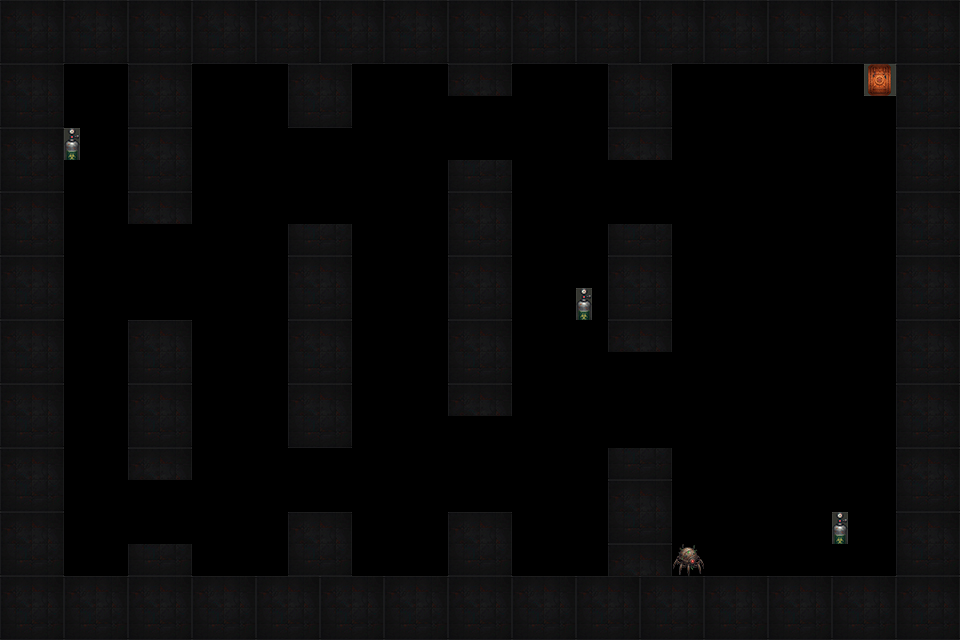

Rendered tile map (Tiled .tmx) drawn with the repository's tilesets; below, a short description and the full map source, tile grids included:
An orthogonal 30x20 tile map with 32x32 px tiles, 1 tile layer (Слой тайлов 1), 4 tilesets.

<map version="1.10" tiledversion="1.11.2" orientation="orthogonal" renderorder="right-down" width="30" height="20" tilewidth="32" tileheight="32" infinite="0" nextlayerid="4" nextobjectid="1">
 <tileset firstgid="1" source="walls.tsx" />
 <tileset firstgid="5" source="doors.tsx" />
 <tileset firstgid="6" source="Oxigen.tsx" />
 <tileset firstgid="10" source="enemy.tsx" />
 <layer id="1" name="Слой тайлов 1" width="30" height="20">
  <data encoding="csv">
1,2,1,2,1,2,1,2,1,2,1,2,1,2,1,2,1,2,1,2,1,2,1,2,1,2,1,2,1,2,
3,4,3,4,3,4,3,4,3,4,3,4,3,4,3,4,3,4,3,4,3,4,3,4,3,4,3,4,3,4,
1,2,0,0,1,2,0,0,0,1,2,0,0,0,1,2,0,0,0,1,2,0,0,0,0,0,0,5,1,2,
3,4,0,0,3,4,0,0,0,3,4,0,0,0,0,0,0,0,0,3,4,0,0,0,0,0,0,0,3,4,
1,2,6,0,1,2,0,0,0,0,0,0,0,0,0,0,0,0,0,1,2,0,0,0,0,0,0,0,1,2,
3,4,0,0,3,4,0,0,0,0,0,0,0,0,3,4,0,0,0,0,0,0,0,0,0,0,0,0,3,4,
1,2,0,0,1,2,0,0,0,0,0,0,0,0,1,2,0,0,0,0,0,0,0,0,0,0,0,0,1,2,
3,4,0,0,0,0,0,0,0,3,4,0,0,0,3,4,0,0,0,3,4,0,0,0,0,0,0,0,3,4,
1,2,0,0,0,0,0,0,0,1,2,0,0,0,1,2,0,0,0,1,2,0,0,0,0,0,0,0,1,2,
3,4,0,0,0,0,0,0,0,3,4,0,0,0,3,4,0,0,6,3,4,0,0,0,0,0,0,0,3,4,
1,2,0,0,1,2,0,0,0,1,2,0,0,0,1,2,0,0,0,1,2,0,0,0,0,0,0,0,1,2,
3,4,0,0,3,4,0,0,0,3,4,0,0,0,3,4,0,0,0,0,0,0,0,0,0,0,0,0,3,4,
1,2,0,0,1,2,0,0,0,1,2,0,0,0,1,2,0,0,0,0,0,0,0,0,0,0,0,0,1,2,
3,4,0,0,3,4,0,0,0,3,4,0,0,0,0,0,0,0,0,0,0,0,0,0,0,0,0,0,3,4,
1,2,0,0,1,2,0,0,0,0,0,0,0,0,0,0,0,0,0,3,4,0,0,0,0,0,0,0,1,2,
3,4,0,0,0,0,0,0,0,0,0,0,0,0,0,0,0,0,0,1,2,0,0,0,0,0,0,0,3,4,
1,2,0,0,0,0,0,0,0,1,2,0,0,0,1,2,0,0,0,3,4,0,0,0,0,0,6,0,1,2,
3,4,0,0,3,4,0,0,0,3,4,0,0,0,3,4,0,0,0,1,2,10,0,0,0,0,0,0,3,4,
1,2,1,2,1,2,1,2,1,2,1,2,1,2,1,2,1,2,1,2,1,2,1,2,1,2,1,2,1,2,
3,4,3,4,3,4,3,4,3,4,3,4,3,4,3,4,3,4,3,4,3,4,3,4,3,4,3,4,3,4
</data>
 </layer>
</map>
